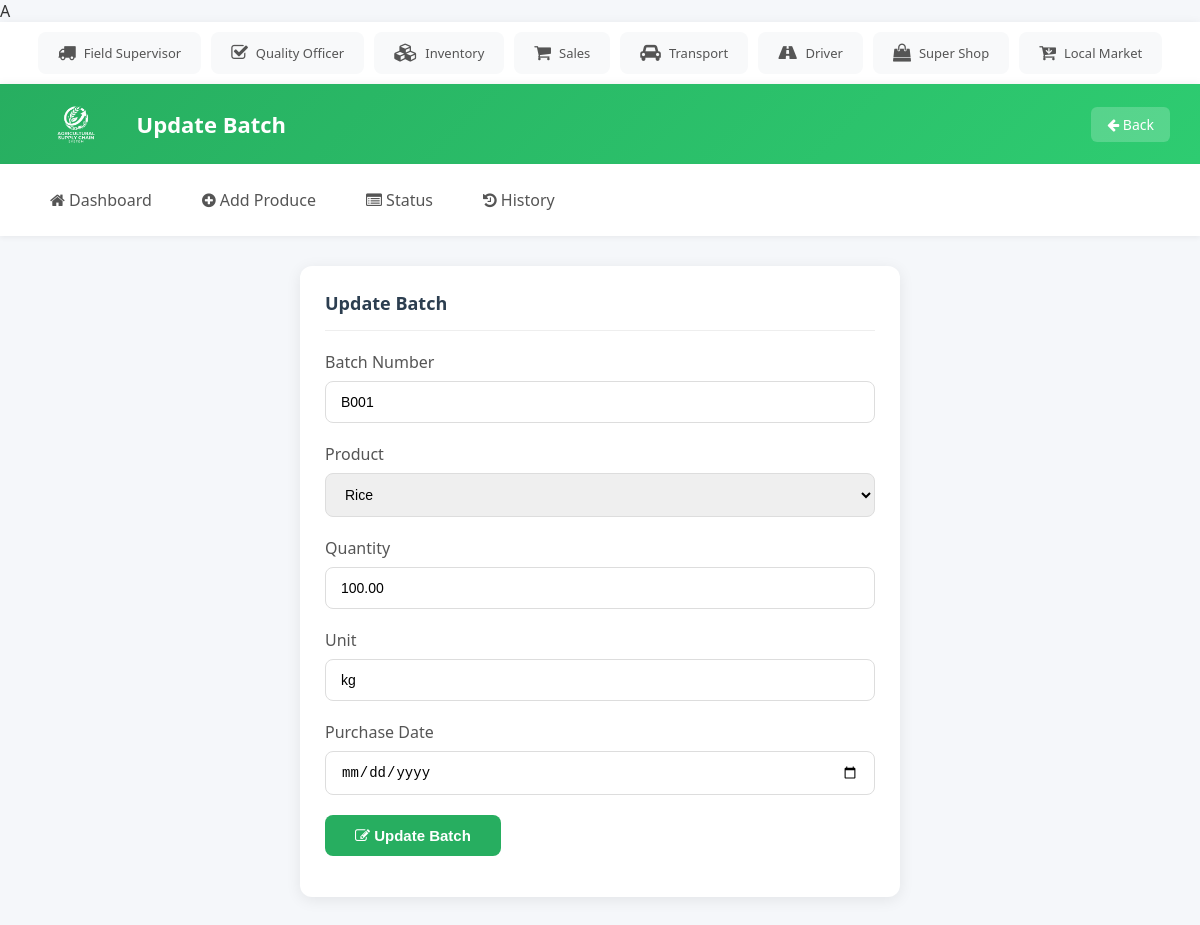
The page /farmer/batch_update.php?batch_id=2 on the database its author committed.
### tables this page shows
CREATE TABLE `Batches` (
  `batch_id` int(11) NOT NULL,
  `batch_number` varchar(50) NOT NULL,
  `product_id` int(11) DEFAULT NULL,
  `farmer_id` int(11) DEFAULT NULL,
  `supervisor_id` int(11) DEFAULT NULL,
  `quantity` decimal(10,2) DEFAULT NULL,
  `unit` varchar(20) DEFAULT NULL,
  `purchase_date` timestamp NOT NULL DEFAULT current_timestamp()
);

CREATE TABLE `Products` (
  `product_id` int(11) NOT NULL,
  `product_name` varchar(100) NOT NULL,
  `category` varchar(50) DEFAULT NULL
);

### farmer/batch_update.php (the view, shortened to what this page needs)
<?php
include "../db.php";
$farmer_id = 1;
if (isset($_GET['batch_id'])) {
    $batch_id = $_GET['batch_id'];
    $sql = "SELECT b.*, p.product_name FROM Batches b JOIN Products p ON b.product_id = p.product_id WHERE b.batch_id='$batch_id' AND b.farmer_id=$farmer_id";
    $result = $conn->query($sql);
    if ($result->num_rows > 0) {
        $row = $result->fetch_assoc();
        $batch_number = $row['batch_number'];
        $product_id = $row['product_id'];
        $quantity = $row['quantity'];
        $unit = $row['unit'];
        $purchase_date = $row['purchase_date'];
        $products_sql = "SELECT product_id, product_name FROM Products";
        $products_result = $conn->query($products_sql);
?>
<!DOCTYPE html>
<html lang="en">
  <head>
    <link rel="stylesheet" href="../style.css" />
    <link
      rel="stylesheet"
      href="https://cdnjs.cloudflare.com/ajax/libs/font-awesome/4.7.0/css/font-awesome.min.css"
    />
  </head>
  <body>
    <main>
      <div class="card" style="max-width: 600px; margin: 0 auto">
        <div class="card-header">
          <span class="card-title">Update Batch</span>
        </div>
        <form action="" method="POST">
          <div class="form-group">
            <label for="batch_number">Batch Number</label>
            <input type="text" name="batch_number" value="<?php echo $batch_number; ?>" readonly>
          </div>
          <div class="form-group">
            <label for="product_id">Product</label>
            <select name="product_id" required>
              <?php while ($prod = $products_result->fetch_assoc()) { ?>
                <option value="<?php echo $prod['product_id']; ?>" <?php if ($prod['product_id'] == $product_id) echo 'selected'; ?>><?php echo $prod['product_name']; ?></option>
              <?php } ?>
            </select>
          </div>
          <div class="form-group">
            <label for="quantity">Quantity</label>
            <input type="number" name="quantity" value="<?php echo $quantity; ?>" required>
          </div>
          <div class="form-group">
            <label for="unit">Unit</label>
            <input type="text" name="unit" value="<?php echo $unit; ?>" required>
          </div>
          <div class="form-group">
            <label for="purchase_date">Purchase Date</label>
            <input type="date" name="purchase_date" value="<?php echo $purchase_date; ?>" required>
          </div>
          <button type="submit" name="update" class="btn-submit">
            <i class="fa fa-edit"></i> Update Batch
          </button>
        </form>
      </div>
    </main>
  </body>
</html>
<?php
    } else {
        header('Location: status.php');
    }
}
?>

### style.css (style rules this page uses)
* { box-sizing: border-box; }
body { margin: 0; font-family: 'Segoe UI', Tahoma, Geneva, Verdana, sans-serif; background: #f5f7fa; color: #333; }
.topbar { background: white; padding: 10px 20px; display: flex; justify-content: center; box-shadow: 0 2px 10px rgba(0,0,0,0.08); overflow-x: auto; }
.topbar-users { display: flex; gap: 10px; flex-wrap: nowrap; }
.topbar-user { display: flex; align-items: center; gap: 8px; padding: 10px 18px; background: #f8f9fa; border-radius: 8px; text-decoration: none; color: #555; font-size: 13px; font-weight: 500; white-space: nowrap; transition: all 0.3s; border: 2px solid transparent; }
.topbar-user i { font-size: 18px; }
header { background: linear-gradient(135deg, #27ae60, #2ecc71); color: white; padding: 15px 30px; display: flex; align-items: center; justify-content: space-between; box-shadow: 0 2px 10px rgba(0,0,0,0.1); }
header .header-left { display: flex; align-items: center; gap: 15px; }
header .logo { height: 50px; border-radius: 8px; }
header .title { font-size: 22px; font-weight: 600; }
header .back-btn { background: rgba(255,255,255,0.2); color: white; padding: 8px 16px; border-radius: 6px; text-decoration: none; font-size: 14px; transition: background 0.3s; }
nav { background: white; display: flex; gap: 10px; padding: 15px 30px; box-shadow: 0 2px 5px rgba(0,0,0,0.05); }
nav a { color: #555; padding: 10px 20px; text-decoration: none; font-weight: 500; border-radius: 6px; transition: all 0.3s ease; }
main { padding: 30px; }
.card { background: white; border-radius: 12px; padding: 25px; box-shadow: 0 3px 15px rgba(0,0,0,0.08); margin-bottom: 20px; }
.card-header { display: flex; justify-content: space-between; align-items: center; margin-bottom: 20px; padding-bottom: 15px; border-bottom: 1px solid #eee; }
.card-title { font-size: 18px; font-weight: 600; color: #2c3e50; }
.form-group { margin-bottom: 20px; }
.form-group label { display: block; margin-bottom: 8px; font-weight: 500; color: #555; }
.form-group input, .form-group select, .form-group textarea { width: 100%; padding: 12px 15px; border: 1px solid #ddd; border-radius: 8px; font-size: 14px; transition: border-color 0.3s; }
.btn-submit { background: #27ae60; color: white; padding: 12px 30px; border: none; border-radius: 8px; font-size: 15px; font-weight: 600; cursor: pointer; transition: background 0.3s; }

### rows shown on the page
batches: batch_number "B001", product_id "Rice", quantity "100.00", unit "kg"
